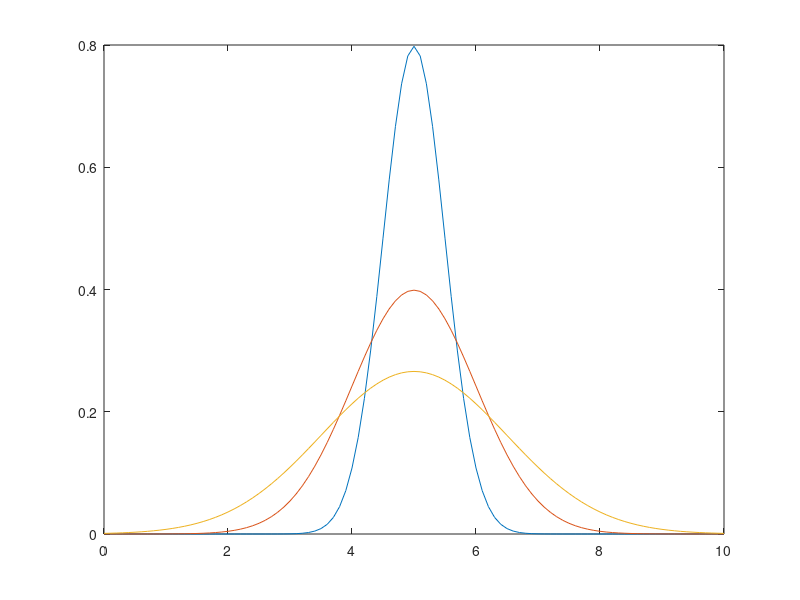

Here is the MATLAB script that generated this plot:
x = 0:10/100:10;
sigmas = 0.5:0.5:1.5;
mu = 5;
ys = [];
for sigma = sigmas
    y = (1/sqrt(2*pi*sigma^2))*exp(-(x-mu).^2/(2*sigma^2))
    plot (x,y)
    ys = [ys;y]
    
end 
plot(x,ys)


